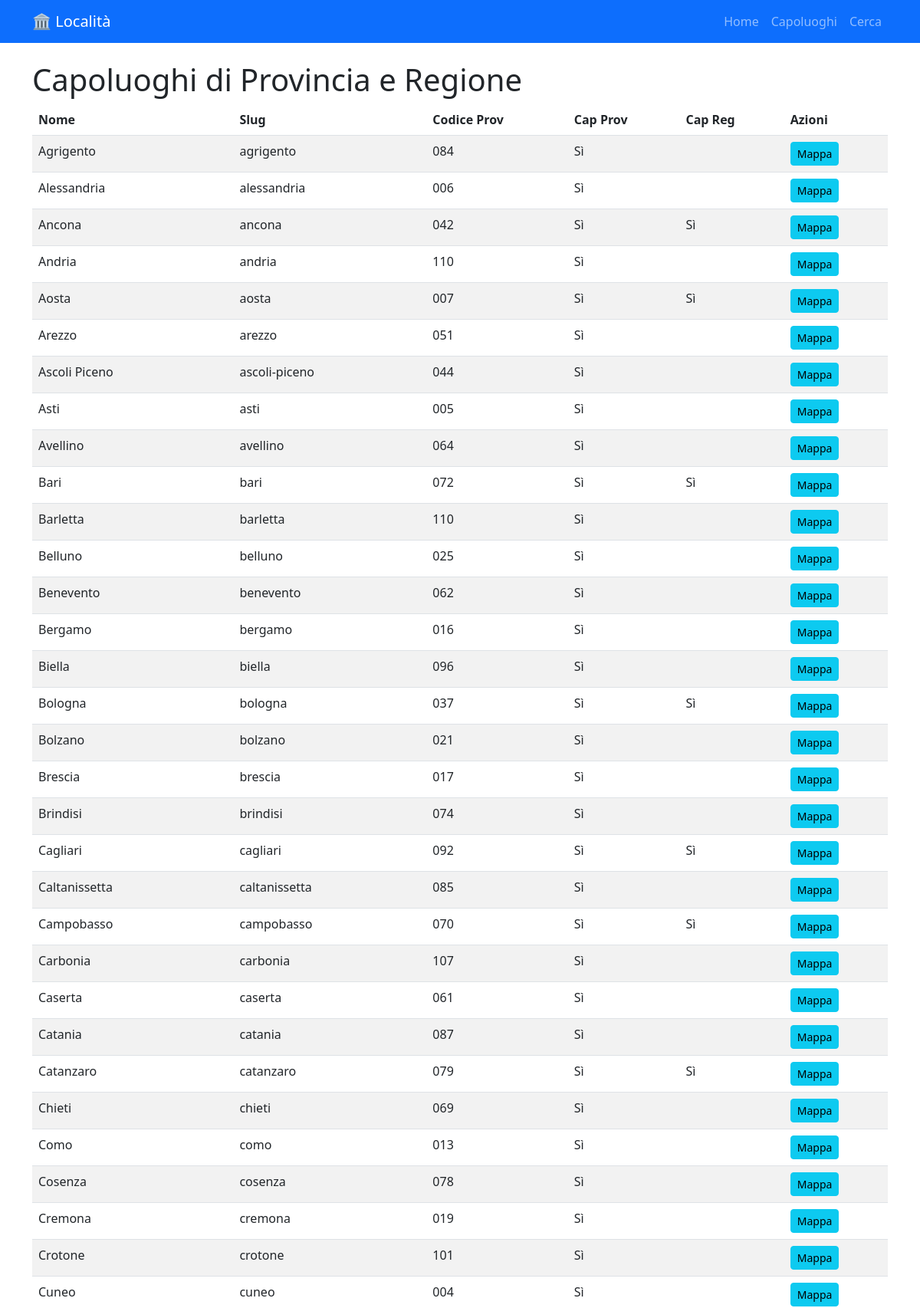
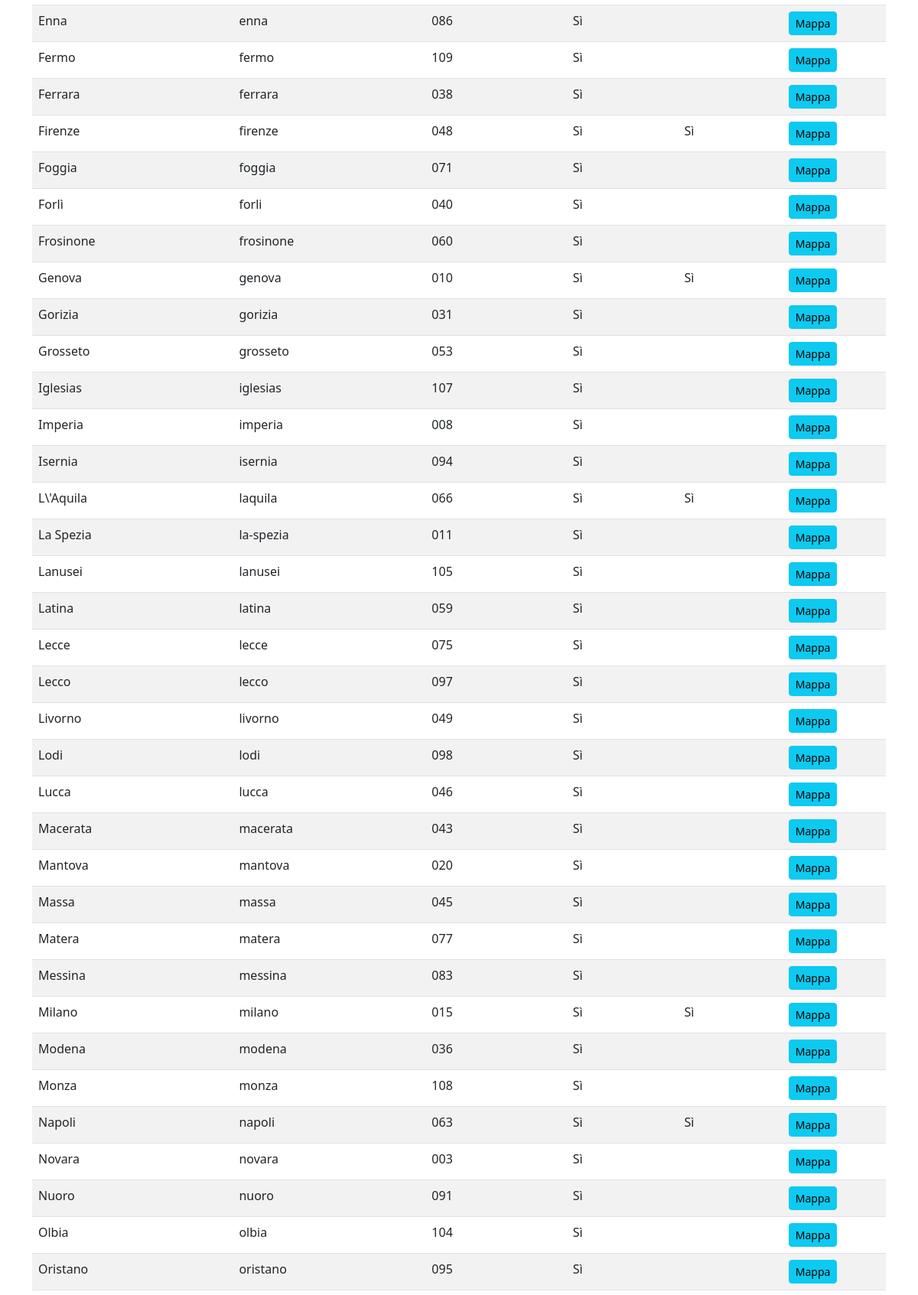
/capoluoghi (upper part), run on the app's committed database (2 pictures, top to bottom).
### tables this page shows
CREATE TABLE comuni
                 (ID INTEGER PRIMARY KEY, name TEXT, slug TEXT, lat REAL, lng REAL,
                  codice_provincia_istat TEXT, codice_comune_istat TEXT,
                  codice_alfanumerico_istat TEXT, capoluogo_provincia INTEGER, capoluogo_regione INTEGER);

### consegneù/localita_app/app.py (the view)
@app.route('/capoluoghi')
def capoluoghi():
    conn = sqlite3.connect(DB_PATH)
    c = conn.cursor()
    c.execute("SELECT * FROM comuni WHERE capoluogo_provincia=1 OR capoluogo_regione=1 ORDER BY name")
    results = c.fetchall()
    conn.close()
    return render_template('capoluoghi.html', results=results)

### consegneù/localita_app/templates/capoluoghi.html (shortened to what this page needs)
{% extends "base.html" %}
{% block content %}
<h1>Capoluoghi di Provincia e Regione</h1>
<table class="table table-striped">
    <thead>
        <tr>
            <th>Nome</th>
            <th>Slug</th>
            <th>Codice Prov</th>
            <th>Cap Prov</th>
            <th>Cap Reg</th>
            <th>Azioni</th>
        </tr>
    </thead>
    <tbody>
        {% for row in results %}
        <tr>
            <td>{{ row[1] }}</td>
            <td>{{ row[2] }}</td>
            <td>{{ row[5] }}</td>
            <td>{{ 'Sì' if row[8] else '' }}</td>
            <td>{{ 'Sì' if row[9] else '' }}</td>
            <td><a href="/map/{{ row[0] }}" class="btn btn-sm btn-info">Mappa</a></td>
        </tr>
        {% endfor %}
    </tbody>
</table>
{% endblock %}

### consegneù/localita_app/templates/base.html (shortened to what this page needs)
<!DOCTYPE html>
<html lang="it">
<head>
    <link href="https://cdn.jsdelivr.net/npm/bootstrap@5.3.0/dist/css/bootstrap.min.css" rel="stylesheet">
    <link rel="stylesheet" href="https://unpkg.com/leaflet@1.9.4/dist/leaflet.css" />
</head>
<body>
    <nav class="navbar navbar-expand-lg navbar-dark bg-primary">
        <div class="container">
            <a class="navbar-brand" href="/">🏛️ Località</a>
            <ul class="navbar-nav">
                <li class="nav-item"><a class="nav-link" href="/">Home</a></li>
                <li class="nav-item"><a class="nav-link" href="/capoluoghi">Capoluoghi</a></li>
                <li class="nav-item"><a class="nav-link" href="/search">Cerca</a></li>
            </ul>
        </div>
    </nav>
    <div class="container mt-4">
        {% block content %}{% endblock %}
    </div>
</body>
</html>

### data on the page
comuni: name "Alessandria", slug "alessandria", codice_provincia_istat "006", capoluogo_provincia "Sì"
comuni: name "Aosta", slug "aosta", codice_provincia_istat "007", capoluogo_provincia "Sì", capoluogo_regione "Sì"
comuni: name "Asti", slug "asti", codice_provincia_istat "005", capoluogo_provincia "Sì"
comuni: name "Belluno", slug "belluno", codice_provincia_istat "025", capoluogo_provincia "Sì"
comuni: name "Bergamo", slug "bergamo", codice_provincia_istat "016", capoluogo_provincia "Sì"
comuni: name "Bologna", slug "bologna", codice_provincia_istat "037", capoluogo_provincia "Sì", capoluogo_regione "Sì"
comuni: name "Bolzano", slug "bolzano", codice_provincia_istat "021", capoluogo_provincia "Sì"
comuni: name "Brescia", slug "brescia", codice_provincia_istat "017", capoluogo_provincia "Sì"
comuni: name "Como", slug "como", codice_provincia_istat "013", capoluogo_provincia "Sì"
comuni: name "Cremona", slug "cremona", codice_provincia_istat "019", capoluogo_provincia "Sì"
comuni: name "Cuneo", slug "cuneo", codice_provincia_istat "004", capoluogo_provincia "Sì"
comuni: name "Genova", slug "genova", codice_provincia_istat "010", capoluogo_provincia "Sì", capoluogo_regione "Sì"
comuni: name "Gorizia", slug "gorizia", codice_provincia_istat "031", capoluogo_provincia "Sì"
comuni: name "Imperia", slug "imperia", codice_provincia_istat "008", capoluogo_provincia "Sì"
comuni: name "La Spezia", slug "la-spezia", codice_provincia_istat "011", capoluogo_provincia "Sì"
comuni: name "Mantova", slug "mantova", codice_provincia_istat "020", capoluogo_provincia "Sì"
comuni: name "Milano", slug "milano", codice_provincia_istat "015", capoluogo_provincia "Sì", capoluogo_regione "Sì"
comuni: name "Modena", slug "modena", codice_provincia_istat "036", capoluogo_provincia "Sì"
comuni: name "Novara", slug "novara", codice_provincia_istat "003", capoluogo_provincia "Sì"

### other printed values
{{ row[1] }} "Agrigento" "Ancona" "Andria" "Arezzo" "Ascoli Piceno" "Avellino" "Bari" "Barletta" "Benevento" "Biella" "Brindisi" "Cagliari" "Caltanissetta" "Campobasso" "Carbonia" "Caserta" "Catania" "Catanzaro" "Chieti" "Cosenza" "Crotone" "Enna" "Fermo" "Ferrara" "Firenze" "Foggia" "Forlì" "Frosinone" "Grosseto" "Iglesias" "Isernia" "L\\'Aquila" "Lanusei" "Latina" "Lecce" "Lecco" "Livorno" "Lodi" "Lucca" "Macerata" "Massa" "Matera" "Messina" "Monza" "Napoli" "Nuoro" "Olbia" "Oristano"
{{ row[2] }} "agrigento" "ancona" "andria" "arezzo" "ascoli-piceno" "avellino" "bari" "barletta" "benevento" "biella" "brindisi" "cagliari" "caltanissetta" "campobasso" "carbonia" "caserta" "catania" "catanzaro" "chieti" "cosenza" "crotone" "enna" "fermo" "ferrara" "firenze" "foggia" "forli" "frosinone" "grosseto" "iglesias" "isernia" "laquila" "lanusei" "latina" "lecce" "lecco" "livorno" "lodi" "lucca" "macerata" "massa" "matera" "messina" "monza" "napoli" "nuoro" "olbia" "oristano"
{{ row[5] }} "084" "042" "110" "051" "044" "064" "072" "110" "062" "096" "074" "092" "085" "070" "107" "061" "087" "079" "069" "078" "101" "086" "109" "038" "048" "071" "040" "060" "053" "107" "094" "066" "105" "059" "075" "097" "049" "098" "046" "043" "045" "077" "083" "108" "063" "091" "104" "095"
{{ 'Sì' if row[8] else '' }} "Sì" "Sì" "Sì" "Sì" "Sì" "Sì" "Sì" "Sì" "Sì" "Sì" "Sì" "Sì" "Sì" "Sì" "Sì" "Sì" "Sì" "Sì" "Sì" "Sì" "Sì" "Sì" "Sì" "Sì" "Sì" "Sì" "Sì" "Sì" "Sì" "Sì" "Sì" "Sì" "Sì" "Sì" "Sì" "Sì" "Sì" "Sì" "Sì" "Sì" "Sì" "Sì" "Sì" "Sì" "Sì" "Sì" "Sì" "Sì"
{{ 'Sì' if row[9] else '' }} "Sì" "Sì" "Sì" "Sì" "Sì" "Sì" "Sì" "Sì"
